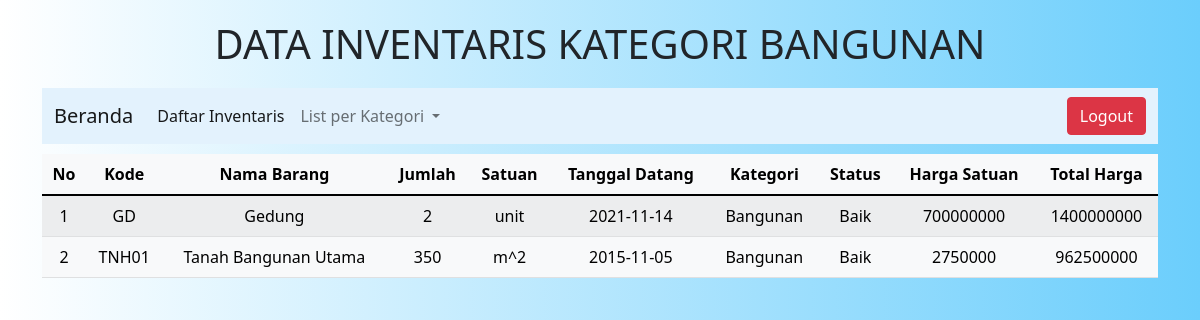
The app's page /bangunan.php (signed in) with its own data.
### tables this page shows
CREATE TABLE `inventaris` (
  `kode_barang` varchar(10) NOT NULL,
  `nama_barang` varchar(30) NOT NULL,
  `jumlah` int(11) NOT NULL,
  `satuan` varchar(15) NOT NULL,
  `tgl_datang` date NOT NULL,
  `kategori` varchar(20) NOT NULL,
  `status_barang` varchar(20) NOT NULL,
  `harga` int(20) NOT NULL
);

### bangunan.php (the view, shortened to what this page needs)
<!DOCTYPE html>
<html lang="en">
<head>
     <link href="https://cdn.jsdelivr.net/npm/bootstrap@5.1.3/dist/css/bootstrap.min.css" rel="stylesheet" />
    <link rel="stylesheet" href="assets/css/style.css" />
</head>
<body>
    <div class=container>
        <h1 class="text-center" style="margin: 20px 0 20px 0;">DATA INVENTARIS KATEGORI BANGUNAN</h1>
        <nav class="navbar navbar-expand-lg navbar-light" style="background-color: #e3f2fd;">
        <div class="container-fluid">
            <a class="navbar-brand" href="home.php">Beranda</a>
            <div class="collapse navbar-collapse" id="navbarSupportedContent">
            <ul class="navbar-nav me-auto mb-2 mb-lg-0">
                <li class="nav-item">
                <a class="nav-link active" aria-current="page" href="inventaris.php">Daftar Inventaris</a>
                </li>
                <li class="nav-item dropdown">
                <a class="nav-link dropdown-toggle" href="#" id="navbarDropdown" role="button" data-bs-toggle="dropdown" aria-expanded="false">
                    List per Kategori
                </a>
                </li>
            </ul>
            <div class="logout text-end">
                <a href="logout.php">
                    <button class="btn btn-danger" >Logout</button>
                </a>
            </div>
            </div>
        </div>
    </nav>
        <div class="tb-isi text-center col align-self-end">
            <table class="table table-light table-striped" >
            <thead>
                <tr >
                <th scope="col">No</th>
                <th scope="col">Kode</th>
                <th scope="col">Nama Barang</th>
                <th scope="col">Jumlah</th>
                <th scope="col">Satuan</th>
                <th scope="col">Tanggal Datang</th>
                <th scope="col">Kategori</th>
                <th scope="col">Status</th>
                <th scope="col">Harga Satuan</th>
                <th scope="col">Total Harga</th>
                </tr>
            </thead>
            <tbody >
                <?php
                    include "config.php";
                    $query = mysqli_query ($connection, "SELECT * FROM inventaris WHERE kategori LIKE '%Bangunan%'");
                        $s=1;
                        while ($data=mysqli_fetch_array($query))
                        {?>
                        <tr>
                        <td> <?php echo $s++?></td>
                        <td> <?php echo $data['kode_barang'];?></td>
                        <td> <?php echo $data['nama_barang'];?></td>
                        <td> <?php echo $data['jumlah'];?></td>
                        <td> <?php echo $data['satuan'];?></td>
                        <td> <?php echo $data['tgl_datang'];?></td>
                        <td> <?php echo $data['kategori'];?></td>
                        <td> <?php echo $data['status_barang'];?></td>
                        <td> <?php echo $data['harga'];?></td>
                        <td> <?php echo $data['harga']*$data['jumlah'];?></td>
                        </tr>
                        <?php
                        }
                        ?>
            </tbody>
            </table>
            </div>
        </div>
</body>
</html>

### assets/css/style.css (style rules this page uses)
body { background: linear-gradient(to right, #ffffff, #6bcefc); padding: 10 10 10 10; }
.tb-isi { margin-top: 10px; }

### records on screen
inventaris: kode_barang "GD", nama_barang "Gedung", jumlah "2", satuan "unit", tgl_datang "2021-11-14", kategori "Bangunan", status_barang "Baik", harga "700000000", $data['harga']*$data['jumlah'] "1400000000"
inventaris: kode_barang "TNH01", nama_barang "Tanah Bangunan Utama", jumlah "350", satuan "m^2", tgl_datang "2015-11-05", kategori "Bangunan", status_barang "Baik", harga "2750000", $data['harga']*$data['jumlah'] "962500000"
